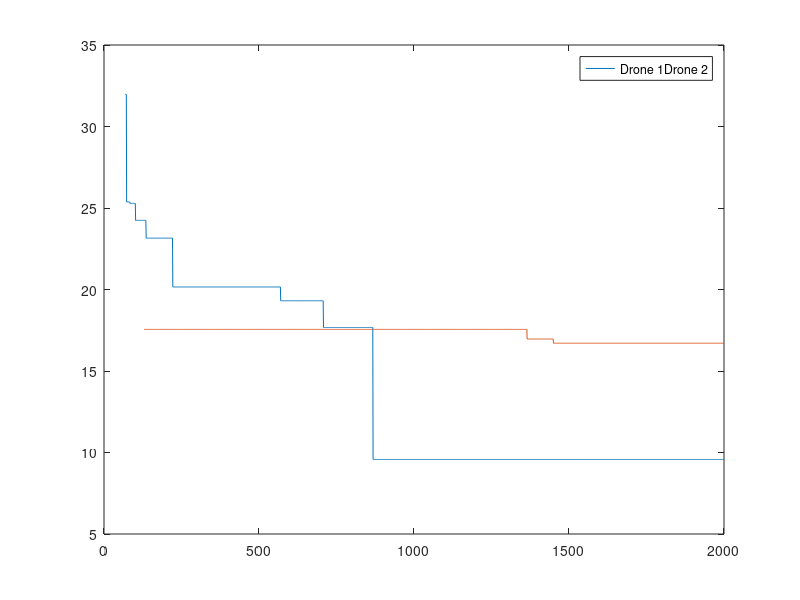

Write MATLAB code to recreate this figure.
load Drone1Costs.mat
d1times = iteration_costs
load Drone2Costs.mat
d2times = iteration_costs

plot(d1times(:,1),d1times(:,2))
hold on;
plot(d2times(:,1),d2times(:,2))
legend(["Drone 1", "Drone 2"])